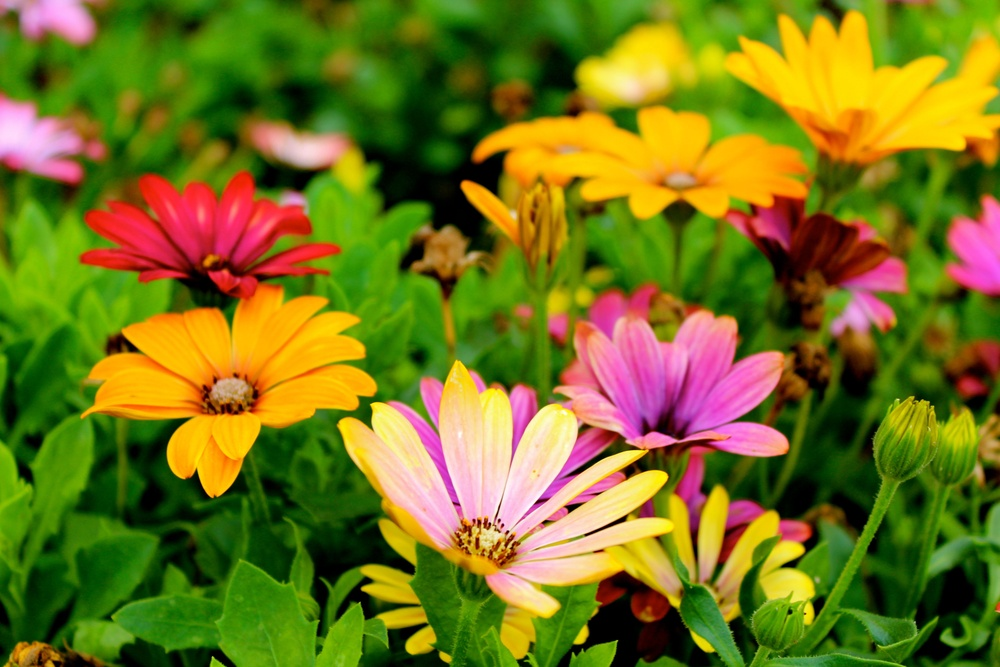
#> input picture dataset/flower.jpg, 1000 x 667 px, shrunk from 5184 x 3456 before the run, found by its file name
$ python lesson8_morphological_operations.py
#> lines starting #> are read from the running program, lines starting #| are printed output that depends on the picture; after the words box and inside, x2 and y2 are one past the last pixel; in counts of white or black regions, pixels touching at a corner belong together
"""
==========================================
Module 4 - Image Processing
Lesson 8 - Morphological Operations
==========================================
"""

import cv2
import numpy as np

# Load image
image = cv2.imread("dataset/flower.jpg")
#> image is the input picture: shape (667, 1000, 3); mean B, G, R 27.5, 117.1, 117

if image is None:
    print("Error: Image not found!")
    exit()

# Convert to Grayscale
gray = cv2.cvtColor(image, cv2.COLOR_BGR2GRAY)
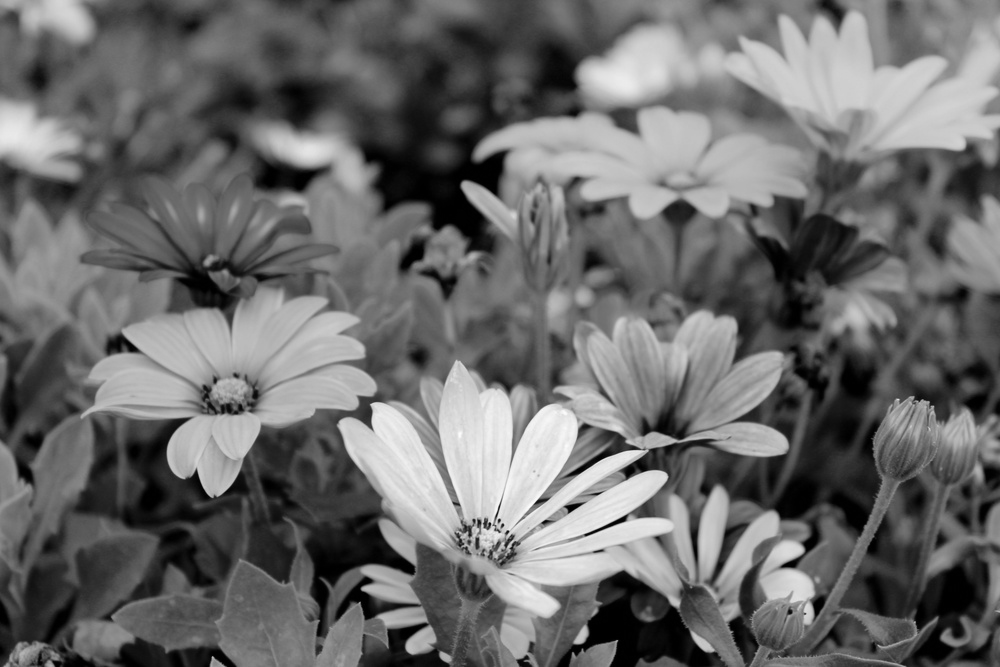
#> gray: shape (667, 1000); min 0, max 252, mean 106.9

# Binary Threshold
_, binary = cv2.threshold(gray, 127, 255, cv2.THRESH_BINARY)
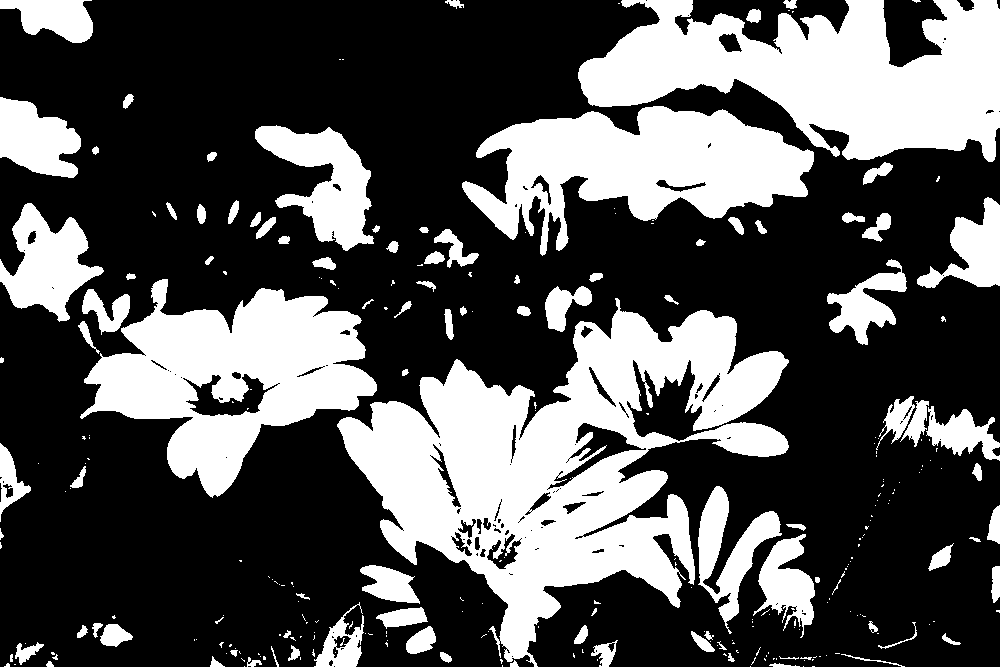
#> binary: shape (667, 1000); 33.4% white; 284 white regions (184 under 20 px), largest, box (x1, y1, x2, y2) and area: (337, 298, 789, 667) 68462, (578, 0, 1000, 162) 40530, (80, 279, 377, 498) 31260

# Kernel
kernel = np.ones((5,5), np.uint8)

# Morphological Opening
opening = cv2.morphologyEx(binary, cv2.MORPH_OPEN, kernel)
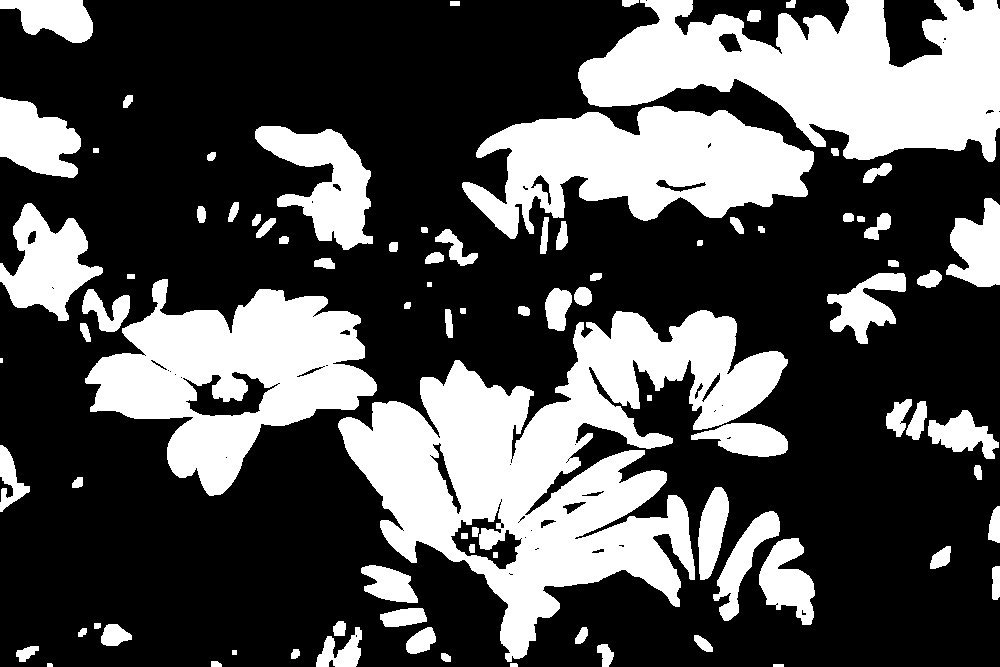
#> opening: shape (667, 1000); 32.4% white; 88 white regions (1 under 20 px), largest, box (x1, y1, x2, y2) and area: (338, 310, 788, 662) 64508, (578, 0, 1000, 162) 40242, (85, 279, 377, 496) 31046

# Display Images
cv2.imshow("Binary Image", binary)
cv2.imshow("After Opening", opening)

cv2.waitKey(0)
cv2.destroyAllWindows()

print("Lesson 8 Completed Successfully!")
